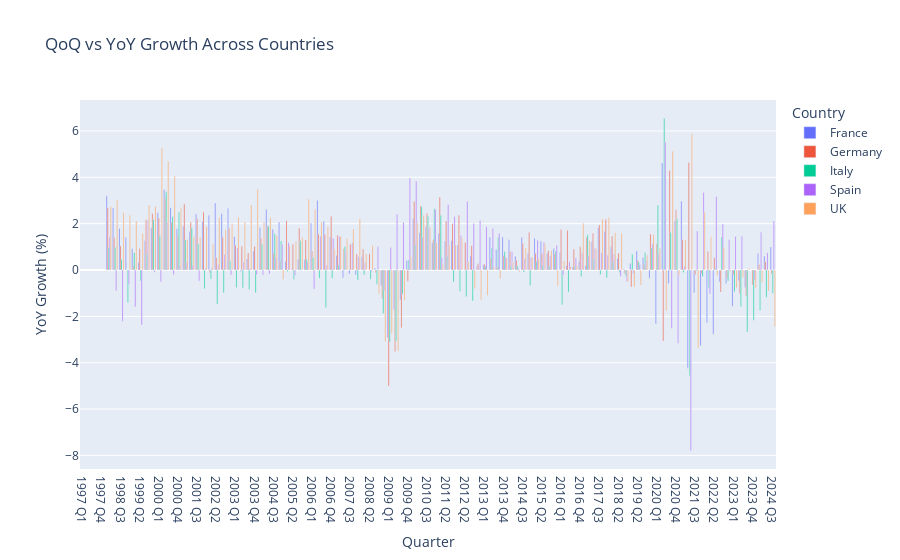

Source (notebook cell):
### Code cell
print(qoq)
fig = px.bar(qoq, x='Quarter', y="YoY Growth (%)", color='Country',
             barmode='group', title="QoQ vs YoY Growth Across Countries")
fig.show()
